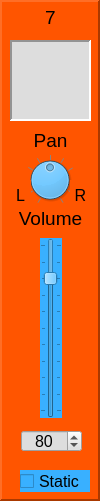
    <widget class="QFrame" name="frame_MidiMixer_Chan_7">
     <property name="geometry">
      <rect>
       <x>670</x>
       <y>10</y>
       <width>100</width>
       <height>501</height>
      </rect>
     </property>
     <property name="styleSheet">
      <string notr="true">background-color: rgb(255, 85, 0);</string>
     </property>
     <property name="frameShape">
      <enum>QFrame::Panel</enum>
     </property>
     <property name="frameShadow">
      <enum>QFrame::Raised</enum>
     </property>
     <property name="lineWidth">
      <number>2</number>
     </property>
     <property name="midLineWidth">
      <number>2</number>
     </property>
     <widget class="QSlider" name="verticalSlider_MidiMixerChanVol_7">
      <property name="geometry">
       <rect>
        <x>40</x>
        <y>238</y>
        <width>22</width>
        <height>180</height>
       </rect>
      </property>
      <property name="styleSheet">
       <string notr="true">background-color: rgb(57, 176, 255);</string>
      </property>
      <property name="maximum">
       <number>100</number>
      </property>
      <property name="value">
       <number>80</number>
      </property>
      <property name="orientation">
       <enum>Qt::Vertical</enum>
      </property>
      <property name="tickPosition">
       <enum>QSlider::TicksBothSides</enum>
      </property>
      <property name="tickInterval">
       <number>10</number>
      </property>
     </widget>
     <widget class="QDial" name="dial_MidiMixerChanPan_7">
      <property name="geometry">
       <rect>
        <x>25</x>
        <y>148</y>
        <width>50</width>
        <height>64</height>
       </rect>
      </property>
      <property name="styleSheet">
       <string notr="true">background-color: rgb(57, 176, 255);</string>
      </property>
      <property name="minimum">
       <number>-50</number>
      </property>
      <property name="maximum">
       <number>50</number>
      </property>
      <property name="notchTarget">
       <double>10.000000000000000</double>
      </property>
      <property name="notchesVisible">
       <bool>true</bool>
      </property>
     </widget>
     <widget class="QLabel" name="label_19">
      <property name="geometry">
       <rect>
        <x>27</x>
        <y>130</y>
        <width>47</width>
        <height>21</height>
       </rect>
      </property>
      <property name="font">
       <font>
        <pointsize>14</pointsize>
       </font>
      </property>
      <property name="text">
       <string>Pan</string>
      </property>
      <property name="alignment">
       <set>Qt::AlignCenter</set>
      </property>
     </widget>
     <widget class="QLabel" name="label_20">
      <property name="geometry">
       <rect>
        <x>10</x>
        <y>208</y>
        <width>81</width>
        <height>21</height>
       </rect>
      </property>
      <property name="font">
       <font>
        <pointsize>14</pointsize>
       </font>
      </property>
      <property name="text">
       <string>Volume</string>
      </property>
      <property name="alignment">
       <set>Qt::AlignCenter</set>
      </property>
     </widget>
     <widget class="QSpinBox" name="spinBox_MidiMixerChanVol_7">
      <property name="geometry">
       <rect>
        <x>21</x>
        <y>430</y>
        <width>61</width>
        <height>22</height>
       </rect>
      </property>
      <property name="font">
       <font>
        <pointsize>12</pointsize>
       </font>
      </property>
      <property name="styleSheet">
       <string notr="true">background-color: rgb(221, 221, 221);</string>
      </property>
      <property name="alignment">
       <set>Qt::AlignCenter</set>
      </property>
      <property name="maximum">
       <number>100</number>
      </property>
      <property name="value">
       <number>80</number>
      </property>
     </widget>
     <widget class="QLabel" name="label_21">
      <property name="geometry">
       <rect>
        <x>30</x>
        <y>5</y>
        <width>41</width>
        <height>25</height>
       </rect>
      </property>
      <property name="font">
       <font>
        <pointsize>14</pointsize>
       </font>
      </property>
      <property name="styleSheet">
       <string notr="true">background-color: rgb(255, 85, 0);</string>
      </property>
      <property name="text">
       <string>7</string>
      </property>
      <property name="alignment">
       <set>Qt::AlignCenter</set>
      </property>
     </widget>
     <widget class="QTextEdit" name="textEdit_MidiMixerChanText_7">
      <property name="geometry">
       <rect>
        <x>10</x>
        <y>40</y>
        <width>81</width>
        <height>81</height>
       </rect>
      </property>
      <property name="styleSheet">
       <string notr="true">background-color: rgb(221, 221, 221);</string>
      </property>
      <property name="frameShape">
       <enum>QFrame::Panel</enum>
      </property>
      <property name="lineWidth">
       <number>2</number>
      </property>
      <property name="midLineWidth">
       <number>2</number>
      </property>
      <property name="readOnly">
       <bool>true</bool>
      </property>
     </widget>
     <widget class="QLabel" name="label_61">
      <property name="geometry">
       <rect>
        <x>70</x>
        <y>180</y>
        <width>21</width>
        <height>31</height>
       </rect>
      </property>
      <property name="font">
       <font>
        <pointsize>12</pointsize>
       </font>
      </property>
      <property name="text">
       <string>R</string>
      </property>
      <property name="alignment">
       <set>Qt::AlignCenter</set>
      </property>
     </widget>
     <widget class="QLabel" name="label_62">
      <property name="geometry">
       <rect>
        <x>10</x>
        <y>180</y>
        <width>21</width>
        <height>31</height>
       </rect>
      </property>
      <property name="font">
       <font>
        <pointsize>12</pointsize>
       </font>
      </property>
      <property name="text">
       <string>L</string>
      </property>
      <property name="alignment">
       <set>Qt::AlignCenter</set>
      </property>
     </widget>
     <widget class="QCheckBox" name="checkBox_MidiMixerChanStaticVol_7">
      <property name="geometry">
       <rect>
        <x>20</x>
        <y>470</y>
        <width>70</width>
        <height>22</height>
       </rect>
      </property>
      <property name="font">
       <font>
        <pointsize>12</pointsize>
       </font>
      </property>
      <property name="styleSheet">
       <string notr="true">background-color: rgb(57, 176, 255);</string>
      </property>
      <property name="text">
       <string>Static</string>
      </property>
     </widget>
    </widget>
